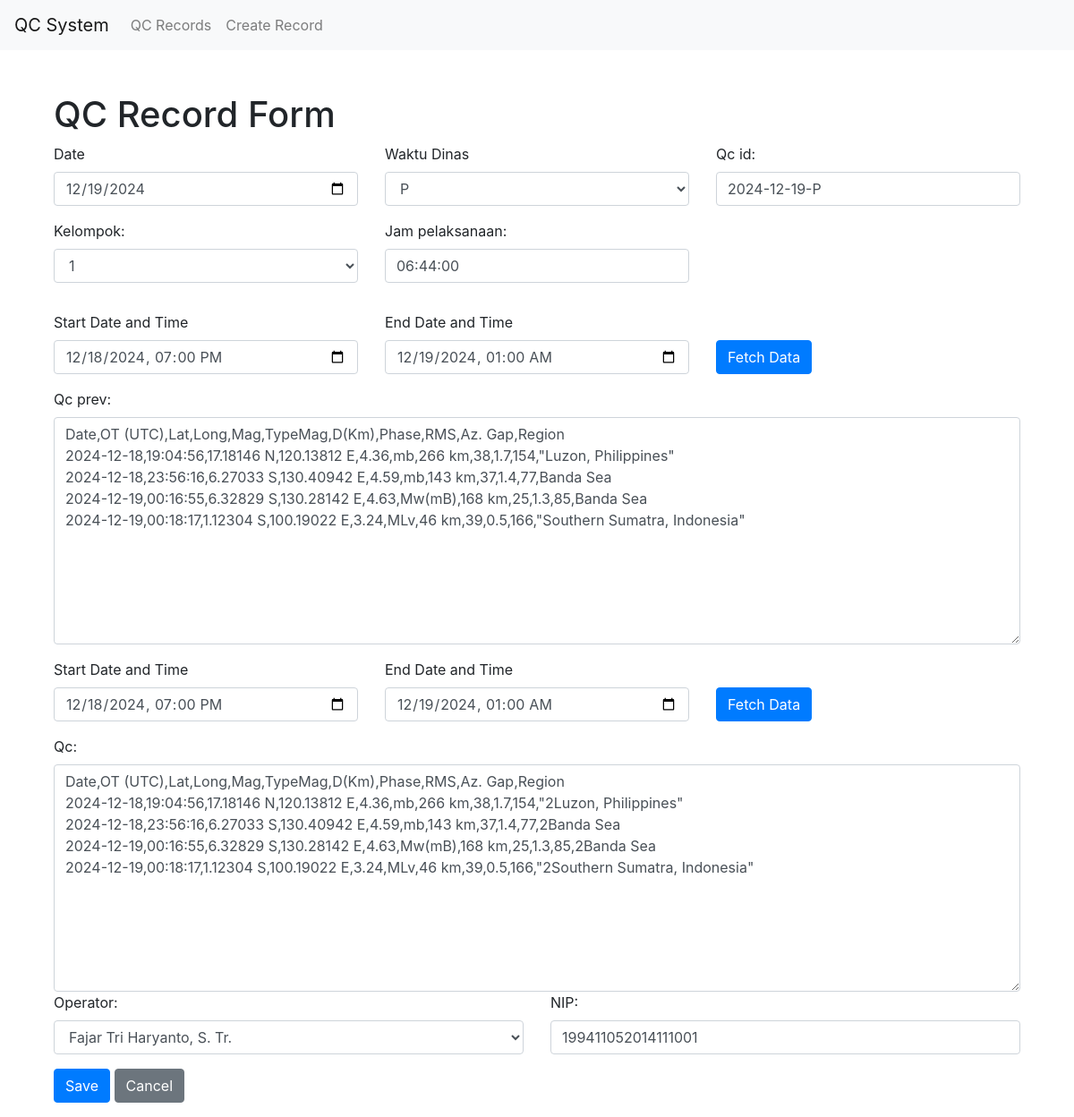
Screenshot of /qc/update/4/ with the database file from the repository.
### qc/models.py (models this page shows, shortened)
class QcRecord(models.Model):
    qc_id = models.CharField(max_length=100, default='0')
    KELOMPOK_CHOICES = [
        ('1', '1'),
        ('2', '2'),
        ('3', '3'),
        ('4', '4'),
        ('5', '5'),
    ]
    kelompok = models.CharField(max_length=1, choices=KELOMPOK_CHOICES, default='1')
    jam_pelaksanaan = models.TimeField(default=(timezone.now() + timezone.timedelta(hours=7)).replace(second=0, microsecond=0))
    qc_prev = models.TextField(default='0')
    qc = models.TextField(default='0')
    operator = models.ForeignKey(Operator, on_delete=models.CASCADE)
    NIP = models.CharField(max_length=18, default='0')

### qc/views.py (the view)
# urls.py: path('update/<int:pk>/', QcRecordUpdateView.as_view(), name='qcrecord_update'),
class QcRecordUpdateView(UpdateView):
    model = QcRecord
    form_class = QcRecordForm
    template_name = 'qc/qcrecord_form.html'
    success_url = reverse_lazy('qc:qcrecord_list')

### qc/forms.py
class QcRecordForm(forms.ModelForm):
    class Meta:
        model = QcRecord
        fields = ['qc_prev', 'qc', 'operator', 'qc_id', 'kelompok', 'jam_pelaksanaan', 'NIP']

### qc/models.py (called while the page is built)
    def __str__(self):
        return self.name

### qc/templatetags/form_tags.py (called while the page is built)
@register.filter(name='add_class')
def add_class(field, css_class):
    return field.as_widget(attrs={"class": css_class})

### qc/templates/qc/qcrecord_form.html (shortened to what this page needs)
{% extends 'base.html' %}
{% block content %}
    <div class="container">
        <h1 class="mt-5">QC Record Form</h1>
        <form method="post" class="needs-validation" novalidate>
            {% load form_tags %}
            <div class="form-group row">
                <div class="col-md-4">
                    <label for="date_input">Date</label>
                    <input type="date" id="date_input" name="date_input" class="form-control">
                </div>
                <div class="col-md-4">
                    <label for="waktu_dinas">Waktu Dinas</label>
                    <select id="waktu_dinas" name="waktu_dinas" class="form-control">
                        <option value="P">P</option>
                    </select>
                </div>
                <div class="col-md-4">
                    {{ form.qc_id.label_tag }}
                    {{ form.qc_id|add_class:"form-control" }}
                </div>
            </div>
            <div class="form-group">
                <div class="row">
                    <div class="form-group col-md-4">
                        {{ form.kelompok.label_tag }}
                        {{ form.kelompok|add_class:"form-control" }}
                    </div>
                    <div class="form-group col-md-4">
                        {{ form.jam_pelaksanaan.label_tag }}
                        {{ form.jam_pelaksanaan|add_class:"form-control" }}
                    </div>
                </div>
            </div>
            <div class="form-group">
                <div class="form-group row">
                    <div class="col-md-4">
                        <label for="datetime_qc_prev_start">Start Date and Time</label>
                        <input type="datetime-local" id="datetime_qc_prev_start" class="form-control"
                            value="2024-12-14 00:00:00">
                    </div>
                    <div class="col-md-4">
                        <label for="datetime_qc_prev_end">End Date and Time</label>
                        <input type="datetime-local" id="datetime_qc_prev_end" class="form-control"
                            value="2024-12-14 07:00:00">
                    </div>
                    <div class="col-md-4 d-flex align-items-end">
                        <button type="button" id="fetch_qc_prev" class="btn btn-primary align-bottom">Fetch
                            Data</button>
                    </div>
                </div>
                {{ form.qc_prev.label_tag }}
                {{ form.qc_prev|add_class:"form-control" }}
            </div>
            <div class="form-group">
                <div class="form-group row">
                    <div class="col-md-4">
                        <label for="datetime_qc_start">Start Date and Time</label>
                        <input type="datetime-local" id="datetime_qc_start" class="form-control"
                            value="2024-12-14 00:00:00">
                    </div>
                    <div class="col-md-4">
                        <label for="datetime_qc_end">End Date and Time</label>
                        <input type="datetime-local" id="datetime_qc_end" class="form-control"
                            value="2024-12-14 07:00:00">
                    </div>
                    <div class="col-md-4 d-flex align-items-end">
                        <button type="button" id="fetch_qc" class="btn btn-primary align-bottom">Fetch Data</button>
                    </div>
                </div>
                {{ form.qc.label_tag }}
                {{ form.qc|add_class:"form-control" }}
                <div class="form-group row">
                    <div class="col-md-6">
                        {{ form.operator.label_tag }}
                        {{ form.operator|add_class:"form-control" }}
                    </div>
                    <div class="col-md-6">
                        {{ form.NIP.label_tag }}
                        {{ form.NIP|add_class:"form-control" }}
                    </div>
                </div>
                <button type="submit" class="btn btn-primary">Save</button>
                <button type="button" class="btn btn-secondary"
                    onclick="window.location.href='{% url 'qc:qcrecord_list' %}'">Cancel</button>
        </form>
    </div>
{% endblock %}

### rows the page displays
QcRecord: qc_id "2024-12-19-P", kelompok "1", jam_pelaksanaan "06:44:00", qc_prev "Date,OT (UTC),Lat,Long,Mag,TypeMag,D(Km),Phase,RMS,Az. Gap,Region 2024-12-18,19:04:56,17.18146 N,120.13812 E,4.36,mb,266 km,38,1.7,154,\"Luzon, Philippines\" 2024-12-18,23:56:16,6.27033 S,130.40942 E,4.59,mb,143 km,37,1.4,77,Banda Sea 2024-12-19,00:16:55,6.32829 S,130.28142 E,4.63,Mw(mB),168 km,25,1.3,85,Banda Sea 2024-12-19,00:18:17,1.12304 S,100.19022 E,3.24,MLv,46 km,39,0.5,166,\"Southern Sumatra, Indonesia\"", qc "Date,OT (UTC),Lat,Long,Mag,TypeMag,D(Km),Phase,RMS,Az. Gap,Region 2024-12-18,19:04:56,17.18146 N,120.13812 E,4.36,mb,266 km,38,1.7,154,\"2Luzon, Philippines\" 2024-12-18,23:56:16,6.27033 S,130.40942 E,4.59,mb,143 km,37,1.4,77,2Banda Sea 2024-12-19,00:16:55,6.32829 S,130.28142 E,4.63,Mw(mB),168 km,25,1.3,85,2Banda Sea 2024-12-19,00:18:17,1.12304 S,100.19022 E,3.24,MLv,46 km,39,0.5,166,\"2Southern Sumatra, Indonesia\"", operator "Fajar Tri Haryanto, S. Tr.", NIP "199411052014111001"
